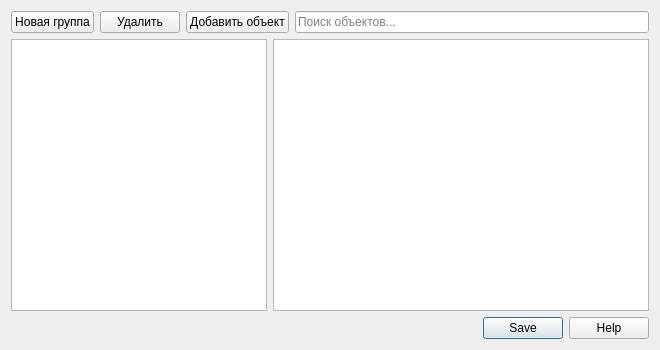
<?xml version="1.0" encoding="UTF-8"?>
<ui version="4.0">
 <class>Groups</class>
 <widget class="QWidget" name="Groups">
  <property name="geometry">
   <rect>
    <x>0</x>
    <y>0</y>
    <width>660</width>
    <height>350</height>
   </rect>
  </property>
  <property name="windowTitle">
   <string>Управление группами</string>
  </property>
  <layout class="QVBoxLayout" name="verticalLayout">
   <item>
    <layout class="QHBoxLayout" name="horizontalLayout">
     <item>
      <widget class="QPushButton" name="pushButton_3">
       <property name="text">
        <string>Новая группа</string>
       </property>
      </widget>
     </item>
     <item>
      <widget class="QPushButton" name="pushButton">
       <property name="text">
        <string>Удалить</string>
       </property>
      </widget>
     </item>
     <item>
      <widget class="QPushButton" name="pushButton_2">
       <property name="text">
        <string>Добавить объект</string>
       </property>
      </widget>
     </item>
     <item>
      <widget class="QLineEdit" name="lineEdit">
       <property name="text">
        <string/>
       </property>
       <property name="placeholderText">
        <string>Поиск объектов...</string>
       </property>
      </widget>
     </item>
    </layout>
   </item>
   <item>
    <layout class="QHBoxLayout" name="horizontalLayout_3">
     <item>
      <widget class="QTreeView" name="treeView">
       <property name="sizePolicy">
        <sizepolicy hsizetype="Preferred" vsizetype="Expanding">
         <horstretch>0</horstretch>
         <verstretch>0</verstretch>
        </sizepolicy>
       </property>
       <property name="editTriggers">
        <set>QAbstractItemView::AnyKeyPressed|QAbstractItemView::DoubleClicked|QAbstractItemView::EditKeyPressed</set>
       </property>
       <property name="animated">
        <bool>true</bool>
       </property>
      </widget>
     </item>
     <item>
      <widget class="QTableView" name="tableView"/>
     </item>
    </layout>
   </item>
   <item>
    <layout class="QHBoxLayout" name="horizontalLayout_2">
     <item>
      <spacer name="horizontalSpacer">
       <property name="orientation">
        <enum>Qt::Horizontal</enum>
       </property>
       <property name="sizeType">
        <enum>QSizePolicy::Expanding</enum>
       </property>
       <property name="sizeHint" stdset="0">
        <size>
         <width>30</width>
         <height>20</height>
        </size>
       </property>
      </spacer>
     </item>
     <item>
      <widget class="QDialogButtonBox" name="buttonBox">
       <property name="sizePolicy">
        <sizepolicy hsizetype="Minimum" vsizetype="Fixed">
         <horstretch>0</horstretch>
         <verstretch>0</verstretch>
        </sizepolicy>
       </property>
       <property name="minimumSize">
        <size>
         <width>200</width>
         <height>0</height>
        </size>
       </property>
       <property name="maximumSize">
        <size>
         <width>180</width>
         <height>16777215</height>
        </size>
       </property>
       <property name="standardButtons">
        <set>QDialogButtonBox::Help|QDialogButtonBox::Save</set>
       </property>
      </widget>
     </item>
    </layout>
   </item>
  </layout>
 </widget>
 <resources/>
 <connections/>
</ui>
